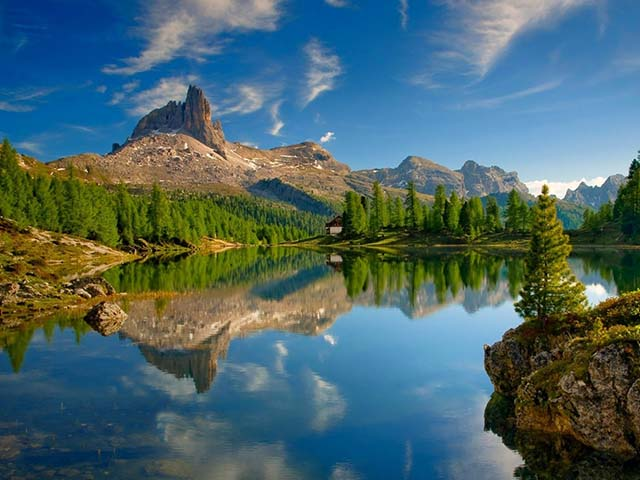
//> input picture Cartoon_filter/image.jpg, 640 x 480 px, given in place of the camera
$ ./1_filter_live   (built with g++ and OpenCV 4)
//> lines starting //> are read from the running program, lines starting //| are printed output that depends on the picture
//Cartoon filter
#include "opencv2/opencv.hpp"
#include <signal.h>
#include "opencv2/photo.hpp"
#include "opencv2/imgproc.hpp"
#include "opencv2/highgui.hpp"
#include "opencv2/core.hpp"
#include <iostream>
#include <stdlib.h>


using namespace std;
using namespace cv;
void cartoon(Mat img_rgb);

int main(int, char**)
{
    VideoCapture cap(0); // open the default camera
    if(!cap.isOpened())  // check if we succeeded
        return -1;

    //Create a window
    namedWindow("Original", 1);
    namedWindow("Cartoon filter",1);

    // fps counter declaration
    time_t start, end;
    int counter = 0;
    double sec;
    double fps;

    for(;;)
    {

        // Fps counter
        if (counter == 0){
            time(&start);
        }

        Mat frame;
        cap >> frame; // get a new frame from camera
//> frame is the input picture: 480 rows x 640 cols, CV_8UC3; mean B, G, R 105.9, 102.5, 75.1

        resize(frame, frame, Size(frame.cols/2, frame.rows/2));
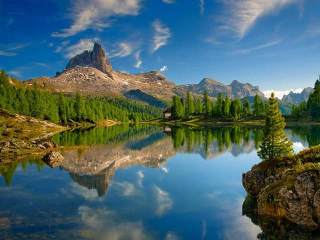
//> frame: 240 rows x 320 cols, CV_8UC3; mean B, G, R 106.1, 102.6, 75.2

        cartoon(frame);

        // Fps counter
        time(&end);
        counter++;
        sec = difftime(end, start);
        fps = counter/sec;
        if (counter > 30)
            printf("%.2f fps\n", fps);
        // Overflow protection
        if (counter == (INT_MAX - 1000))
            counter = 0;

        // Wait until user press some key
        if(waitKey(30) >= 0) break;
    }

    return 0;
}
void cartoon(Mat img){

    Mat dst ;

    //Median filtering
    Mat srcGray;
    Mat median;
    int kernel_size = 7;
    cvtColor(img, srcGray, CV_BGR2GRAY);
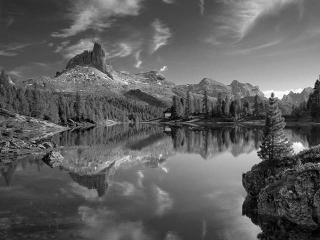
//> srcGray: 240 rows x 320 cols, CV_8UC1; min 1, max 252, mean 94.8
    medianBlur(srcGray, median, kernel_size);
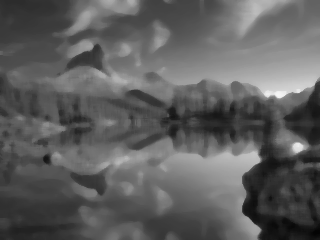
//> median: 240 rows x 320 cols, CV_8UC1; min 4, max 245, mean 94.2

    //Laplacian edge detectation
    Mat edges;
    int kernel_lap = 5;
    Laplacian(median, edges, CV_8U, kernel_lap);
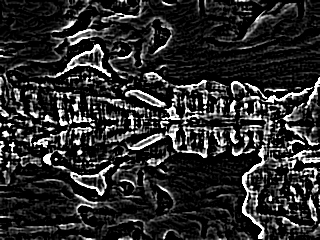
//> edges: 240 rows x 320 cols, CV_8UC1; min 0, max 255, mean 43.3


    //Thresholding
    Mat mask;
    double thresh = 90;
    double maxval = 250;
    threshold(edges, mask, thresh, maxval, THRESH_BINARY_INV);
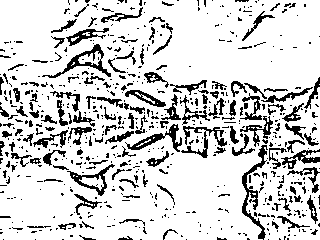
//> mask: 240 rows x 320 cols, CV_8UC1; values 0 (black) and 250 (white), 82.6% white; black in thin lines or dots


    //Copy mask to the image
    memset((char*)dst.data, 0, dst.step * dst.rows);
    img.copyTo(dst, mask);
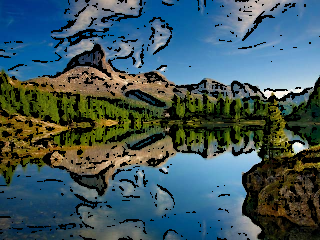
//> dst: 240 rows x 320 cols, CV_8UC3; mean B, G, R 94.8, 88.6, 63.8
//> the Esc key is pressed

    //Show live video
    imshow("Cartoon-filter", dst);
    imshow("Original",img );

    return ;
}
